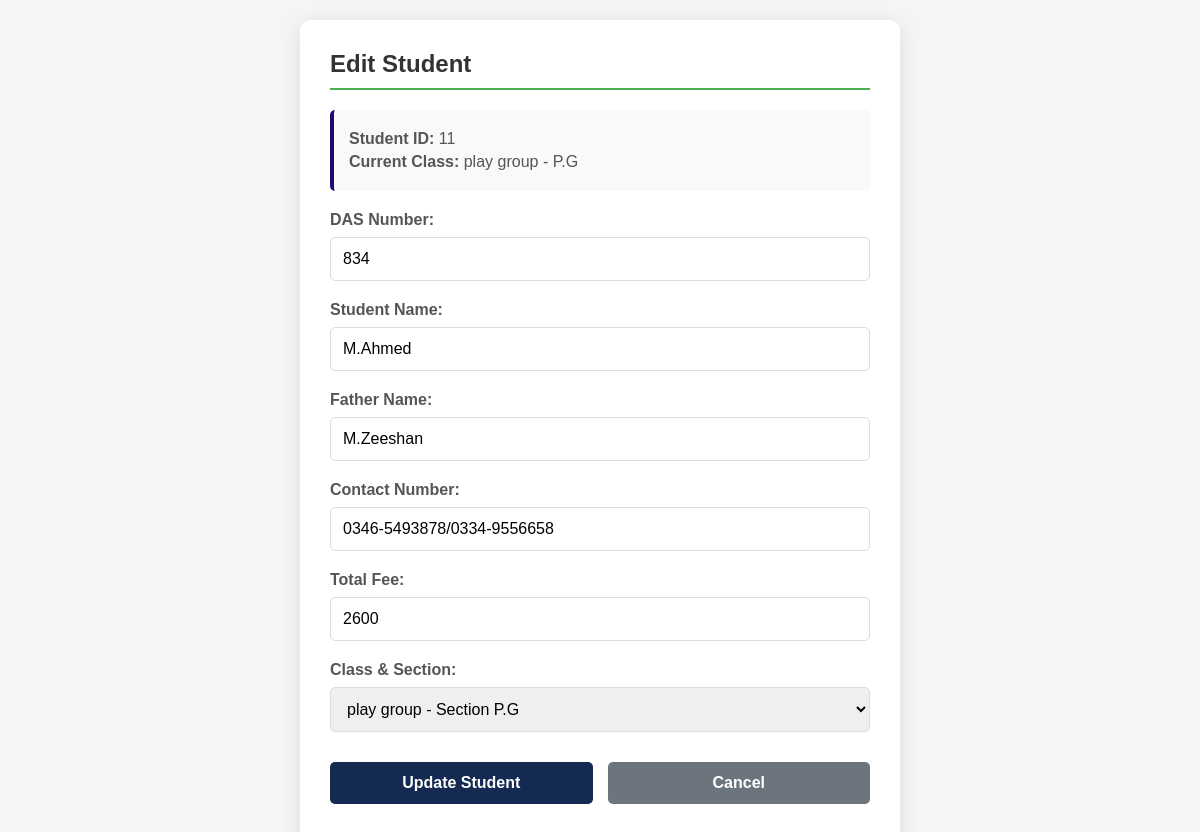
/edit.php?id=11, run on the app's committed database.
### tables this page shows
CREATE TABLE `student` (
  `id` int(11) NOT NULL,
  `DAS` varchar(255) DEFAULT NULL,
  `student_name` varchar(100) NOT NULL,
  `father_name` varchar(100) NOT NULL,
  `contact_number` varchar(100) NOT NULL,
  `class_id` varchar(100) DEFAULT NULL,
  `T_Fee` varchar(255) DEFAULT NULL,
  `is_deleted` tinyint(1) DEFAULT 0
);

CREATE TABLE `class` (
  `id` int(11) NOT NULL,
  `class_name` varchar(25) DEFAULT NULL,
  `class_sec` varchar(25) DEFAULT NULL
);

### edit.php (the view, shortened to what this page needs)
<?php
include 'Master/conection.php';
$id = isset($_GET['id']) ? intval($_GET['id']) : 0;
$sql = "SELECT s.*, c.class_name, c.class_sec
        FROM student s
        LEFT JOIN class c ON s.class_id = c.id
        WHERE s.id = $id";
$result = mysqli_query($conn, $sql);
$student = mysqli_fetch_assoc($result);
$class_sql = "SELECT * FROM class ORDER BY class_name, class_sec";
$class_result = mysqli_query($conn, $class_sql);
?>
<!DOCTYPE html>
<html lang="en">
<head>
</head>
<body>
    <div class="container">
        <h2>Edit Student</h2>
        <div class="student-info">
            <p><strong>Student ID:</strong> <?php echo $student['id']; ?></p>
            <p><strong>Current Class:</strong> <?php echo $student['class_name'] . ' - ' . $student['class_sec']; ?></p>
        </div>
        <form method="POST" action="">
            <div class="form-group">
                <label for="das">DAS Number:</label>
                <input type="text" id="das" name="das"
                       value="<?php echo htmlspecialchars($student['DAS']); ?>"
                       required>
            </div>
            <div class="form-group">
                <label for="student_name">Student Name:</label>
                <input type="text" id="student_name" name="student_name"
                       value="<?php echo htmlspecialchars($student['student_name']); ?>"
                       required>
            </div>
            <div class="form-group">
                <label for="father_name">Father Name:</label>
                <input type="text" id="father_name" name="father_name"
                       value="<?php echo htmlspecialchars($student['father_name']); ?>"
                       required>
            </div>
            <div class="form-group">
                <label for="contact_number">Contact Number:</label>
                <input type="text" id="contact_number" name="contact_number"
                       value="<?php echo htmlspecialchars($student['contact_number']); ?>"
                       required>
            </div>
            <div class="form-group">
                <label for="t_fee">Total Fee:</label>
                <input type="number" id="t_fee" name="t_fee"
                       value="<?php echo htmlspecialchars($student['T_Fee']); ?>"
                       required step="0.01">
            </div>
            <div class="form-group">
                <label for="class_id">Class & Section:</label>
                <select id="class_id" name="class_id" required>
                    <?php while($class = mysqli_fetch_assoc($class_result)): ?>
                        <option value="<?php echo $class['id']; ?>"
                            <?php echo ($class['id'] == $student['class_id']) ? 'selected' : ''; ?>>
                            <?php echo htmlspecialchars($class['class_name'] . ' - Section ' . $class['class_sec']); ?>
                        </option>
                    <?php endwhile; ?>
                </select>
            </div>
            <div class="button-group">
                <button type="submit" class="btn btn-update">Update Student</button>
                <a href="javascript:history.back()" class="btn btn-cancel">Cancel</a>
            </div>
        </form>
    </div>
</body>
</html>

### edit.php (style rules this page uses)
* { margin: 0; padding: 0; box-sizing: border-box; font-family: Arial, sans-serif; }
body { background: #f5f5f5; padding: 20px; }
.container { max-width: 600px; margin: 0 auto; background: white; padding: 30px; border-radius: 10px; box-shadow: 0 4px 20px rgba(0,0,0,0.1); }
h2 { color: #333; margin-bottom: 20px; padding-bottom: 10px; border-bottom: 2px solid #4CAF50; }
.form-group { margin-bottom: 20px; }
label { display: block; margin-bottom: 8px; font-weight: bold; color: #555; }
input[type="text"], input[type="number"], select { width: 100%; padding: 12px; border: 1px solid #ddd; border-radius: 5px; font-size: 16px; }
.button-group { display: flex; gap: 15px; margin-top: 30px; }
.btn { padding: 12px 25px; border: none; border-radius: 5px; cursor: pointer; font-size: 16px; font-weight: bold; transition: all 0.3s; flex: 1; text-align: center; text-decoration: none; }
.btn-update { background: #142a53ff; color: white; }
.btn-cancel { background: #6c757d; color: white; }
.student-info { background: #f8f9fa; padding: 15px; border-radius: 5px; margin-bottom: 20px; border-left: 4px solid #23086eff; }
.student-info p { margin: 5px 0; color: #555; }

### data on the page
student: id "11", class.class_name "play group", class.class_sec "P.G", das "834", student_name "M.Ahmed", father_name "M.Zeeshan", contact_number "0346-5493878/0334-9556658", t_fee "2600", class_id "play group - Section P.G"
